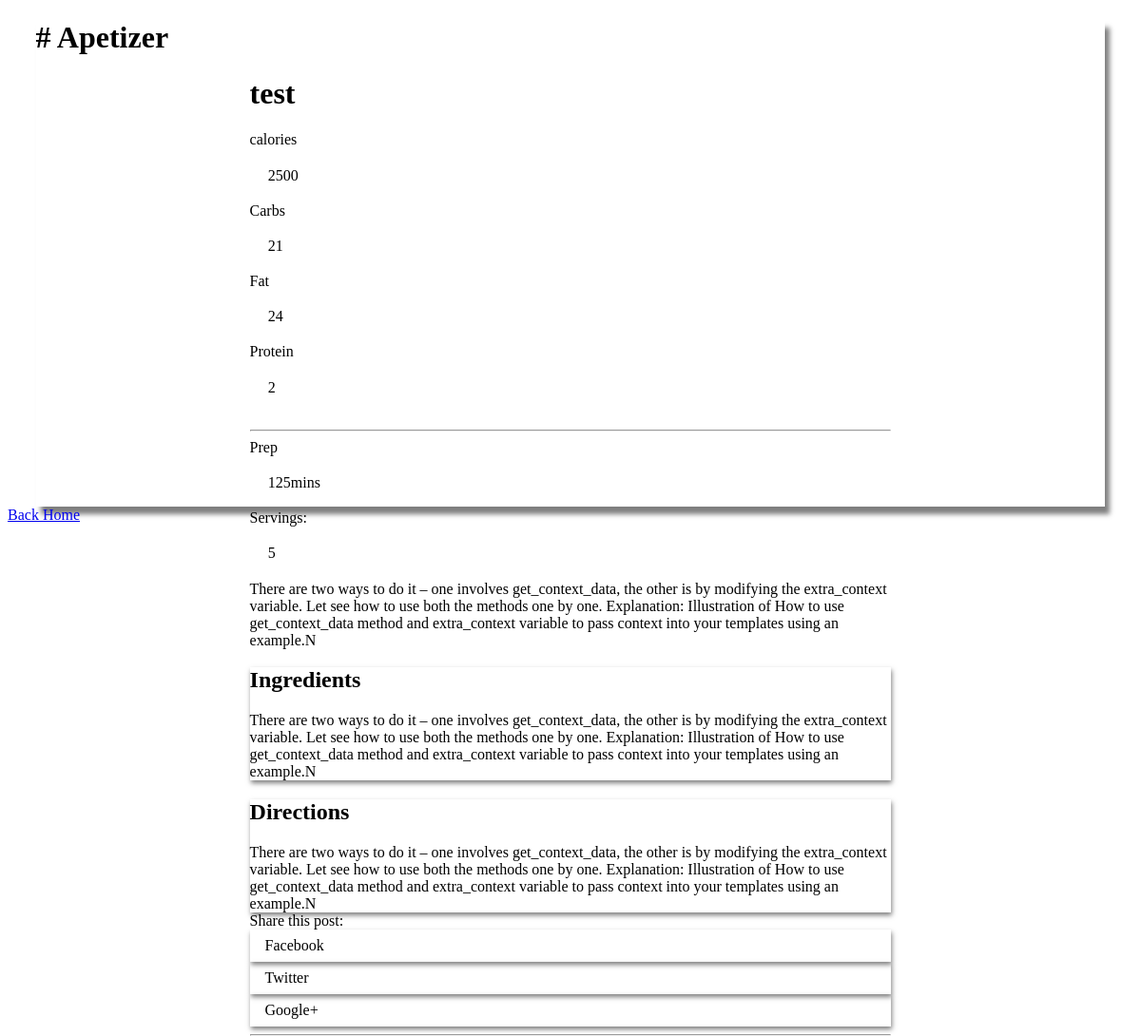
/test, run on the app's committed database.
### recipe_search/models.py (models this page shows, shortened)
class Recipes(models.Model):
    title = models.CharField(max_length=50, primary_key=True)
    image = models.ImageField(upload_to="images")
    description = models.TextField()
    ingredients = models.TextField()
    directions = models.TextField()
    servings = models.IntegerField()
    time = models.IntegerField()
    calories = models.IntegerField()
    fat = models.IntegerField()
    carbs = models.IntegerField()
    protein = models.IntegerField()
    topic = models.ForeignKey(
        Topics, on_delete=models.CASCADE)
    class Meta:
        verbose_name = "Recipe"
        verbose_name_plural = "Recipes"

class Topics(models.Model):
    name = models.CharField(max_length=50, primary_key=True)
    class Meta:
        verbose_name = "Topic"
        verbose_name_plural = "Topics"
    def __str__(self):
        return self.name

### recipe_search/views.py (the view)
# urls.py: path("<pk>", views.SingleSearch.as_view(), name="single_search"),
class SingleSearch(DetailView):
    template_name = "recipe_search/recipe.html"
    model = Recipes
    context_object_name = "recipe"

### recipe_search/templates/recipe_search/recipe.html (shortened to what this page needs)
{% extends "base.html" %}
{% load static%}
{% block cssfiles %} <link rel="stylesheet" href="{% static 'recipe_search/recipe.css' %}"> {% endblock cssfiles %}
{% block content %}
  <div class="container">
    <main class="pt-2 display-f pb-5 mt-5 mb-1">
      <h1># {{ recipe.topic }}</h1>
      <div class="recipe-information">
      <h1  class="font-xl display-f justify-center">{{ recipe.title }}</h1>
      <div class="stats display-f">
        <div class="green-stats display-f justify-center">
        <div class="calories display-f pr-1 justify-center align-center">
          calories
          <div class="amount bg-green  br-lg">{{ recipe.calories }} </div>
        </div>
        <div class="carbs display-f pr-1 justify-center align-center">
          Carbs
          <div class="amount bg-green  br-lg">{{ recipe.carbs }}</div>
        </div>
        <div class="fat display-f pr-1  justify-center align-center">
          Fat
          <div class="amount bg-green  br-lg">{{ recipe.fat }}</div>
        </div>
        <div class="protein display-f pr-1  justify-center align-center">
          Protein
          <div class="amount bg-green  br-lg ">{{ recipe.protein }}</div>
        </div>
      </div>
        <hr class="bg-gray">
        <div class="red-stats display-f justify-center">
        <div class="prep display-f pr-1 justify-center align-center">
          Prep
          <div class="amount-2 bg-red mb-1 ">
             {{ recipe.time }}mins
          </div>
        </div>
        <div class="serving display-f pr-1 justify-center align-center">
          Servings:
          <div class="amount-2 bg-red  ">
            {{ recipe.servings }}
          </div>
        </div>
      </div>
      </div>
      <div class="description">
        {{ recipe.description }}
      </div>
      <div class="cards display-f gap-2 justify-center align-flex-start">
      <div class="card bg-gray pt-1 pb-2 pr-1 pl-1">
        <h2 class="font-xl mb-1">Ingredients</h2>
        <div class="card-description">
          {{ recipe.description }}
        </div>
      </div>
      <div class="card bg-gray pt-1 pb-3 pr-1 pl-1">
        <h2 class="font-xl mb-1">Directions</h2>
        <div class="card-description">
          {{ recipe.directions }}
        </div>
      </div>
    </div>
    <div class="share-post mt-3 display-f align-center gap-1  ">
      <span class="font-xl">Share this post:</span>
      <div class="social-logos display-f gap-1">
      <div class="facebook bg-blue white">Facebook</div>
      <div class="twitter bg-cyan white">Twitter</div>
      <div class="google bg-googlered white">Google+</div>
    </div>
    </div>
  </div>
    </main>
    <div class="back-home">
    <a href="{% url "index" %}" class="secondary display-f justify-center bg-white pt-1 pb-2">Back Home</a>
  </div>
  </div>
{% endblock content %}

### recipe_search/static/recipe_search/recipe.css (style rules this page uses)
main { background-color: #ffffff; width: 95%; height: 32rem; margin: 0 auto; box-shadow: 5px 8px 5px rgba(0, 0, 0, 0.5); flex-direction: column; gap: 0.5rem; }
main .recipe-information { margin: 0 auto; width: 60%; }
main .stats { flex-direction: column; }
main .green-stats { margin-bottom: 1rem; }
main .amount { padding: 1.2rem; }
main .amount-2 { padding: 1.2rem; }
main .cards .card { box-shadow: 1px 3px 5px rgba(0, 0, 0, 0.5); }
main .share-post { flex-direction: column; }
main .share-post .facebook { padding: 0.5rem 1rem; box-shadow: 1px 3px 5px rgba(0, 0, 0, 0.5); }
main .share-post .twitter { padding: 0.5rem 1rem; box-shadow: 1px 3px 5px rgba(0, 0, 0, 0.5); }
main .share-post .google { padding: 0.5rem 1rem; box-shadow: 1px 3px 5px rgba(0, 0, 0, 0.5); }

### data on the page
Recipes: topic "Apetizer", title "test", calories "2500", carbs "21", fat "24", protein "2", time "125", servings "5", description "There are two ways to do it – one involves get_context_data, the other is by modifying the extra_context variable. Let see how to use both the methods one by one. Explanation: Illustration of How to use get_context_data method and extra_context variable to pass context into your templates using an example.N", directions "There are two ways to do it – one involves get_context_data, the other is by modifying the extra_context variable. Let see how to use both the methods one by one. Explanation: Illustration of How to use get_context_data method and extra_context variable to pass context into your templates using an example.N"
